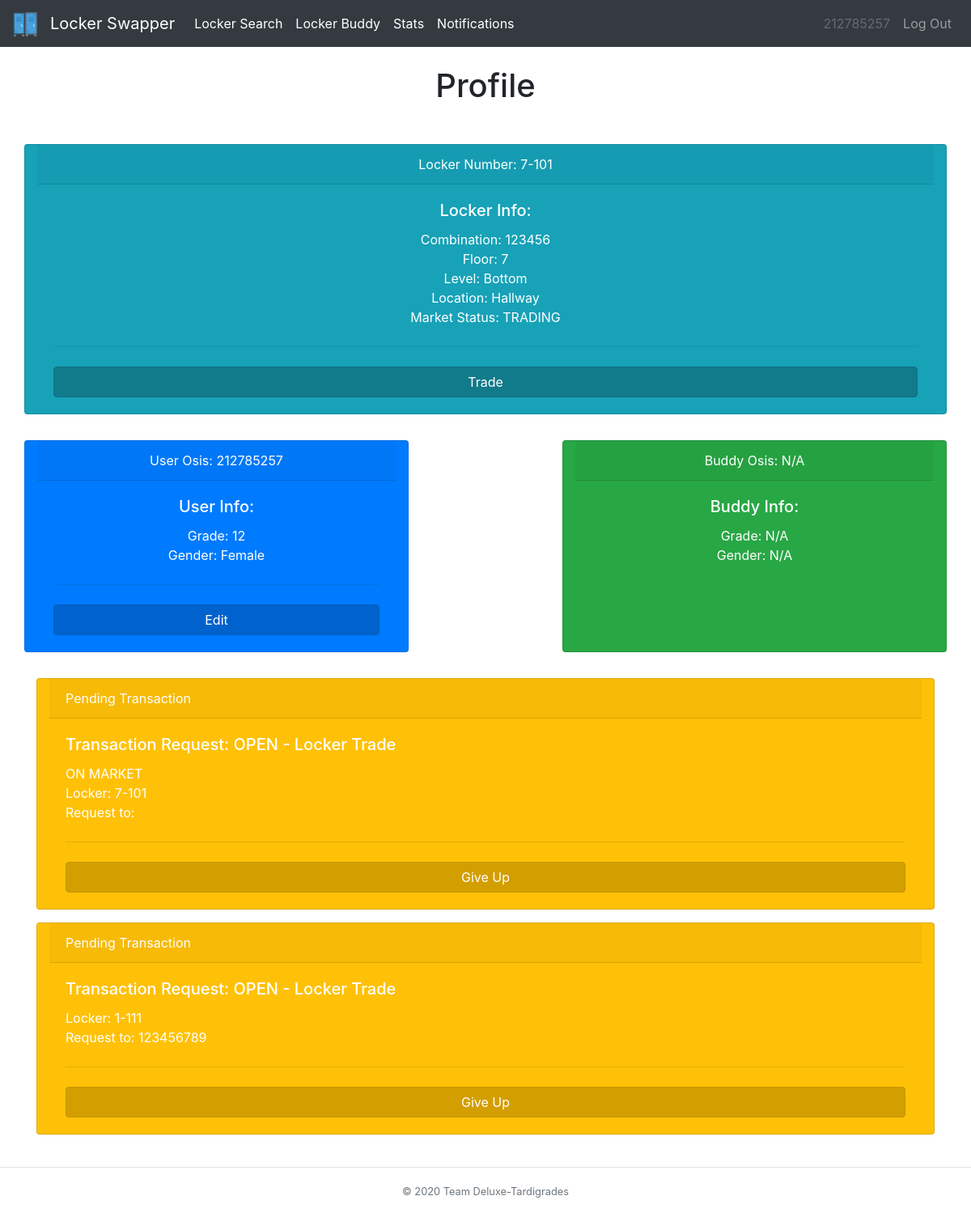
The page /home (signed in) on the database as committed earlier.
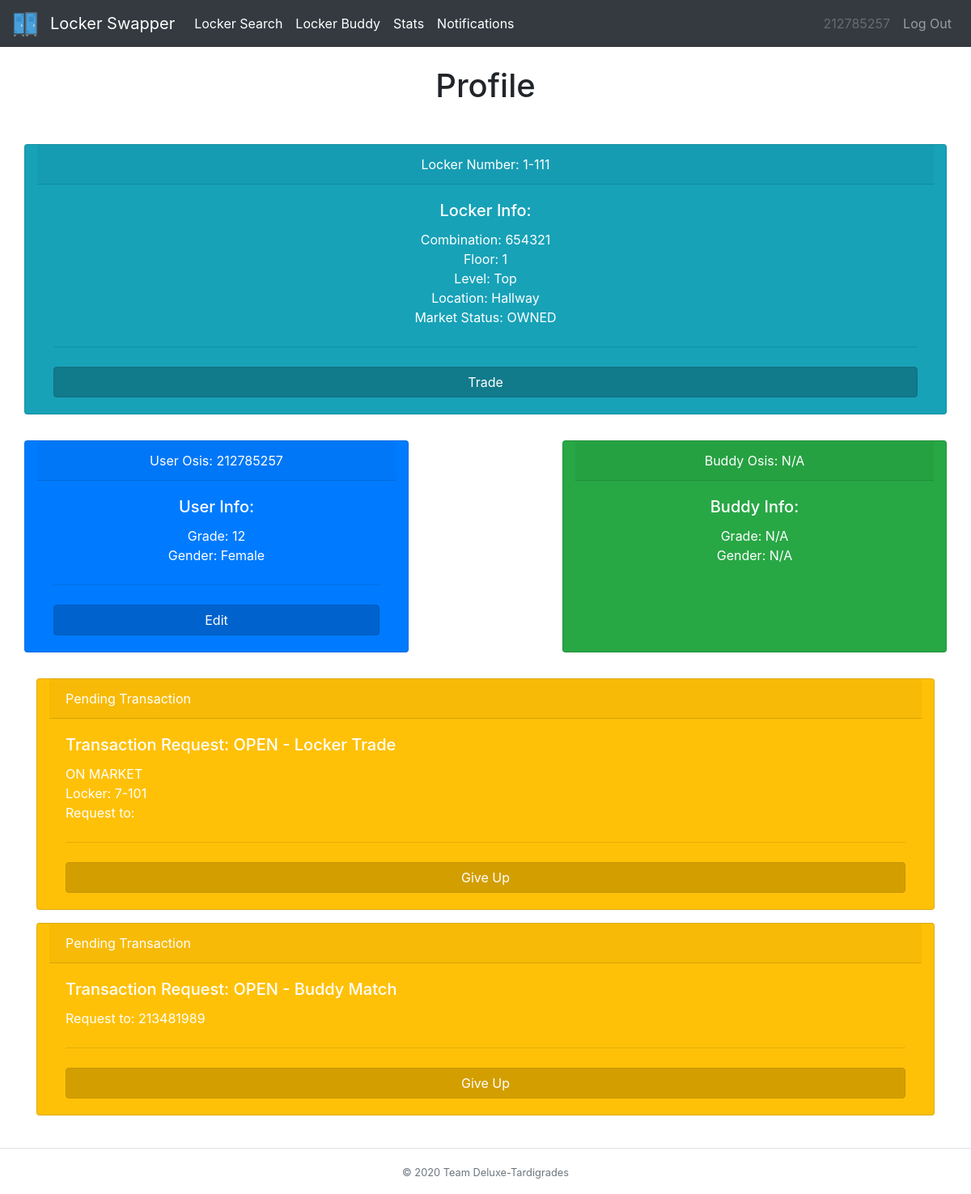
The same page on the database as committed later.
### tables this page shows
CREATE TABLE locker_tbl (locker INT, owner TEXT, combo TEXT, floor INT, level INT, location TEXT, status TEXT);

CREATE TABLE user_tbl (osis INT, password TEXT, locker INT, grade INT, buddy INT, survey TEXT, gender TEXT);

CREATE TABLE transaction_tbl (locker INT, recipient INT, sender INT, status INT, request TEXT, floor INT);

### __init__.py (the view)
@app.route("/home")
@login_required
def profile():
    userInfo = db_manager.getUserInfo(session['osis'])
    buddy = ["N/A","N/A","N/A","N/A","N/A","N/A","N/A","N/A"]
    if len(userInfo[4]) != 0:
        buddy = db_manager.getUserInfo(userInfo[4])
    locker = db_manager.getLockerInfo(userInfo[2])
    transactions=db_manager.getTransactionInfo(session['osis'])
    return render_template("home.html", heading="Profile", userInfo=userInfo, buddy=buddy, locker=locker, transactions=transactions , user=session['osis'])

### __init__.py (called while the page is built)
def login_required(f):
    @wraps(f)
    def dec(*args, **kwargs):
        if 'osis' in session:
            return f(*args, **kwargs)
        flash('You must be logged in to view this page!', 'danger')
        return redirect('/')
    return dec

### db_builder.py (called while the page is built)
def execmany(cmd, inputs):
    db = sqlite3.connect(DB_FILE)
    c = db.cursor()
    output = c.execute(cmd, inputs)
    db.commit()
    return output

### db_manager.py (called while the page is built)
def getUserInfo(osis):
    q = "SELECT * from user_tbl WHERE osis=?"
    inputs = (osis,)
    data = execmany(q, inputs).fetchone()
    info = [data[0],data[1],data[2],data[3],data[4],data[5],data[6]]
    return info

def getLockerInfo(locker):
    q = "SELECT * from locker_tbl WHERE locker=?"
    inputs = (locker,)
    data = execmany(q, inputs).fetchone()
    info=[]
    for value in data:
        info.append(value)
    return info

def getTransactionInfo(osis):
    q = "SELECT * from transaction_tbl WHERE sender=?"
    inputs = (osis,)
    data = execmany(q, inputs).fetchall()
    info = []
    if(data is None):
        return info
    for value in data:
        if len(value)>0 and value[3] == 1:
            info.append([value[0],value[1],value[2],value[3],value[4],value[5]])
    return info

### templates/home.html (shortened to what this page needs)
{% extends "base.html" %}
{% block body %}
<div class="row">
  <div class="col-sm-12 col-md-12 col-lg-12 mx-auto">
    <div class="row">
      <div class="card text-white text-center bg-info my-3 col-md-12">
        <div class="card-header">Locker Number: {{locker[3]}}-{{locker[0]}}</div>
        <div class="card-body">
          <h5 class="card-title">Locker Info:</h5>
          <p class="card-text">Combination: {{locker[2]}} <br> Floor: {{locker[3]}} <br> Level: {{locker[4]}} <br> Location: {{locker[5]}} <br> Market Status: {{locker[6]}}</p>
          <hr class="my-4">
          <form action="/market" method="post">
            <button type="submit" class="btn btn-info btn-block active">Trade</button>
          </form>
        </div>
      </div>
    </div>
    <div class="row">
      <div class="card text-white text-center bg-primary my-3 col-md-5">
        <div class="card-header">User Osis: {{userInfo[0]}}</div>
        <div class="card-body">
          <h5 class="card-title">User Info:</h5>
          <p class="card-text">Grade: {{userInfo[3]}} <br> Gender: {{userInfo[6]}}</p>
          <hr class="my-4">
          <form action="/editprof">
            <button type="submit" class="btn btn-primary btn-block active">Edit</button>
          </form>
        </div>
      </div>
      <div class="col-md-2">
      </div>
      <div class="card text-white text-center bg-success my-3 col-md-5">
        <div class="card-header">Buddy Osis: {{buddy[0]}}</div>
        <div class="card-body">
          <h5 class="card-title">Buddy Info:</h5>
          <p class="card-text">Grade: {{buddy[3]}} <br> Gender: {{buddy[6]}}</p>
        </div>
      </div>
    </div>
    {% for item in transactions%}
    <div class="card text-white bg-warning my-3 col-md-12">
      <div class="card-header">Pending Transaction</div>
      <div class="card-body">
        <h5 class="card-title">Transaction Request:
          {% if item[3] == 1 %} OPEN -
            {% if item[4] == 'L' %} Locker Trade {% endif %}
            {% if item[4] == 'B' %} Buddy Match {% endif %} {% endif %}
        </h5>
        <p class="card-text">
          {% if item[1] == '' %} ON MARKET <br>{% endif %}
          {% if item[4] == 'L' %} Locker: {{item[5]}}-{{item[0]}}<br>{% endif %}
          Request to: {{item[1]}} <br> </p>
        <hr class="my-4">
        <form action="/giveup" method="post">
          <button type="submit" name="giveup" value="{{item[1]}}" class="text-white btn btn-warning btn-block active">Give Up</button>
        </form>
      </div>
    </div>
    {% endfor %}
  </div>
</div>
{% endblock %}

### templates/base.html (shortened to what this page needs)
{% from "macros/render_flashes.html" import render_flashes %}
<!DOCTYPE html>
<html>
    <head>
        <link rel="stylesheet" href="https://stackpath.bootstrapcdn.com/bootstrap/4.3.1/css/bootstrap.min.css">
    </head>
    <body>
      <nav class="navbar navbar-expand-lg navbar-dark bg-dark">
      <a class="navbar-brand" href="/home">
        <img src="/../static/lockericon.png" alt="" width="30" height="30">
      </a>
      <a class="navbar-brand" href="/home">Locker Swapper</a>
      <div class="collapse navbar-collapse" id="navbarSupportedContent">
        <ul class="navbar-nav mr-auto">
          <li class="nav-item active">
            <a class="nav-link" href="/locker">Locker Search</a>
          </li>
          <li class="nav-item active">
            <a class="nav-link" href="/survey">Locker Buddy</a>
          </li>
          <li class="nav-item active">
            <a class="nav-link" href="/stats">Stats</a>
          </li>
          <li class="nav-item active">
            <a class="nav-link" href="/notifs">Notifications</a>
          </li>
        </ul>
        <ul class="navbar-nav navbar-right">
            <li class="nav-item">
                <a class="nav-link disabled">{{user}}</a>
            </li>
            <li class="nav-item">
                <a class="nav-link" href="/logout">Log Out</a>
            </li>
        </ul>
      </div>
    </nav>
    <div class="container">
      {{ render_flashes() }}
      <h1 class="text-center">{{heading}}</h1>
      <br>
      {% block body %}
      {% endblock %}
    </div>
    <br>
    <footer class="footer-copyright text-center py-3 border-top">
        <small class="text-muted">© 2020 Team Deluxe-Tardigrades</small>
    </footer>
  </body>
</html>

### templates/macros/render_flashes.html (shortened to what this page needs)
{% macro render_flashes() %}
    <br>
{% endmacro %}

Rows that differ between the two databases and show on the page:
no longer on this page (row edited): transaction_tbl: status "OPEN -", floor "1", locker "111", recipient "123456789"
changed locker_tbl "Hallway": floor "7" → "1"; locker "101" → "111"; combo "123456" → "654321"; level "Bottom" → "Top"; status "TRADING" → "OWNED"
added transaction_tbl: status "OPEN -", recipient "213481989"
